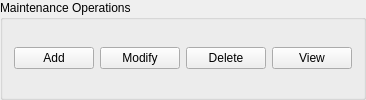
             <widget class="QGroupBox" name="groupBox_2">
              <property name="sizePolicy">
               <sizepolicy hsizetype="Expanding" vsizetype="Fixed">
                <horstretch>0</horstretch>
                <verstretch>0</verstretch>
               </sizepolicy>
              </property>
              <property name="title">
               <string>Maintenance Operations</string>
              </property>
              <layout class="QGridLayout" name="gridLayout_14">
               <item row="0" column="0">
                <widget class="QPushButton" name="srwrAddPushButton">
                 <property name="maximumSize">
                  <size>
                   <width>100</width>
                   <height>16777215</height>
                  </size>
                 </property>
                 <property name="text">
                  <string>Add</string>
                 </property>
                </widget>
               </item>
               <item row="0" column="1">
                <widget class="QPushButton" name="srwrModifyPushButton">
                 <property name="maximumSize">
                  <size>
                   <width>100</width>
                   <height>16777215</height>
                  </size>
                 </property>
                 <property name="text">
                  <string>Modify</string>
                 </property>
                </widget>
               </item>
               <item row="0" column="2">
                <widget class="QPushButton" name="srwrDeletePushButton">
                 <property name="maximumSize">
                  <size>
                   <width>100</width>
                   <height>16777215</height>
                  </size>
                 </property>
                 <property name="text">
                  <string>Delete</string>
                 </property>
                </widget>
               </item>
               <item row="0" column="3">
                <widget class="QPushButton" name="srwrViewPushButton">
                 <property name="maximumSize">
                  <size>
                   <width>100</width>
                   <height>16777215</height>
                  </size>
                 </property>
                 <property name="text">
                  <string>View</string>
                 </property>
                </widget>
               </item>
              </layout>
             </widget>
